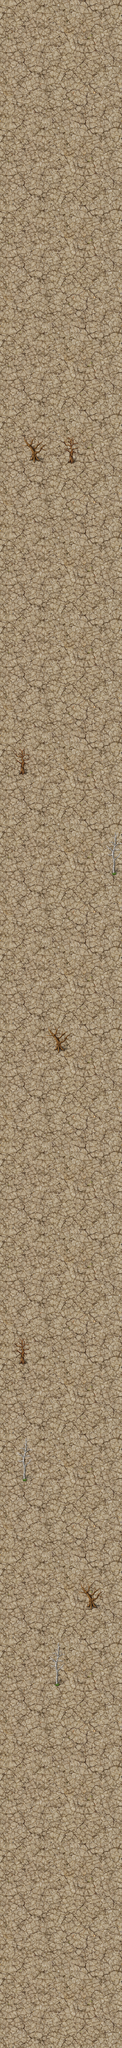

Tiled map render using the project's own tile images. Description and the map definition, with tile-layer contents summarised, below:
An orthogonal 15x250 tile map with 32x32 px tiles, 2 tile layers (floor, graphics) and 74 objects (left, right).

<map version="1.0" tiledversion="1.0.3" orientation="orthogonal" renderorder="right-down" width="15" height="250" tilewidth="32" tileheight="32" nextobjectid="665">
 <tileset firstgid="1" source="background.tsx" />
 <layer name="floor" width="15" height="250">
  <data>[3750 cells, 3750 non-empty, 375 distinct tile ids]</data>
 </layer>
 <layer name="graphics" width="15" height="250">
  <data>[3750 cells, 129 non-empty, 44 distinct tile ids]</data>
 </layer>
 <objectgroup name="borders">
  <object id="5" name="left" x="0" y="0" width="1" height="8000" />
  <object id="11" name="right" x="479" y="0" width="1" height="8000" />
 </objectgroup>
 <objectgroup name="obstacles">
  <object id="84" x="257" y="1708" width="37" height="98" />
  <object id="86" x="117" y="1704" width="42" height="95" />
  <object id="87" x="72" y="2928" width="29" height="91" />
  <object id="88" x="438" y="3261" width="23" height="154" />
  <object id="90" x="221" y="4029" width="33" height="75" />
  <object id="91" x="73" y="5234" width="24" height="93" />
  <object id="92" x="92" y="5629" width="16" height="154" />
  <object id="93" x="339" y="6199" width="37" height="76" />
  <object id="94" x="215" y="6425" width="23" height="156" />
 </objectgroup>
 <objectgroup name="powerBox">
  <object id="265" x="177" y="7358" width="32" height="32">
   <properties>
    <property name="powerTwo" value="" />
    <property name="strength" type="int" value="2" />
   </properties>
  </object>
  <object id="270" x="95" y="7358" width="31" height="29">
   <properties>
    <property name="powerOne" value="" />
   </properties>
  </object>
  <object id="328" x="262" y="7359" width="32" height="32">
   <properties>
    <property name="powerThree" value="" />
   </properties>
  </object>
  <object id="331" x="342" y="7360" width="32" height="32">
   <properties>
    <property name="powerFour" value="" />
    <property name="strength" type="int" value="5" />
   </properties>
  </object>
  <object id="340" x="348.5" y="6012" width="32" height="32">
   <properties>
    <property name="powerFour" value="" />
   </properties>
  </object>
  <object id="341" x="101.5" y="6010" width="31" height="29">
   <properties>
    <property name="powerOne" value="" />
   </properties>
  </object>
  <object id="342" x="268.5" y="6011" width="32" height="32">
   <properties>
    <property name="powerThree" value="" />
   </properties>
  </object>
  <object id="343" x="183.5" y="6010" width="32" height="32">
   <properties>
    <property name="powerTwo" value="" />
    <property name="strength" type="int" value="3" />
   </properties>
  </object>
  <object id="344" x="339.5" y="4819" width="32" height="32">
   <properties>
    <property name="powerFour" value="" />
    <property name="strength" type="int" value="10" />
   </properties>
  </object>
  <object id="345" x="92.5" y="4817" width="31" height="29">
   <properties>
    <property name="powerOne" value="" />
   </properties>
  </object>
  <object id="346" x="259.5" y="4818" width="32" height="32">
   <properties>
    <property name="powerThree" value="" />
   </properties>
  </object>
  <object id="347" x="174.5" y="4817" width="32" height="32">
   <properties>
    <property name="powerTwo" value="" />
    <property name="strength" type="int" value="2" />
   </properties>
  </object>
  <object id="348" x="350.5" y="3746" width="32" height="32">
   <properties>
    <property name="powerFour" value="" />
   </properties>
  </object>
  <object id="349" x="103.5" y="3744" width="31" height="29">
   <properties>
    <property name="powerOne" value="" />
    <property name="strength" type="int" value="3" />
   </properties>
  </object>
  <object id="350" x="270.5" y="3745" width="32" height="32">
   <properties>
    <property name="powerThree" value="" />
   </properties>
  </object>
  <object id="351" x="185.5" y="3744" width="32" height="32">
   <properties>
    <property name="powerTwo" value="" />
   </properties>
  </object>
  <object id="352" x="350.5" y="2687" width="32" height="32">
   <properties>
    <property name="powerFour" value="" />
   </properties>
  </object>
  <object id="353" x="103.5" y="2685" width="31" height="29">
   <properties>
    <property name="powerOne" value="" />
   </properties>
  </object>
  <object id="354" x="270.5" y="2686" width="32" height="32">
   <properties>
    <property name="powerThree" value="" />
    <property name="strength" type="int" value="4" />
   </properties>
  </object>
  <object id="355" x="185.5" y="2685" width="32" height="32">
   <properties>
    <property name="powerTwo" value="" />
   </properties>
  </object>
  <object id="356" x="353.5" y="1487" width="32" height="32">
   <properties>
    <property name="powerFour" value="" />
    <property name="strength" type="int" value="4" />
   </properties>
  </object>
  <object id="357" x="106.5" y="1485" width="31" height="29">
   <properties>
    <property name="powerOne" value="" />
    <property name="strength" type="int" value="3" />
   </properties>
  </object>
  <object id="358" x="273.5" y="1486" width="32" height="32">
   <properties>
    <property name="powerThree" value="" />
    <property name="strength" type="int" value="1" />
   </properties>
  </object>
  <object id="359" x="188.5" y="1485" width="32" height="32">
   <properties>
    <property name="powerTwo" value="" />
    <property name="strength" type="int" value="2" />
   </properties>
  </object>
  <object id="360" x="363.5" y="268" width="32" height="32">
   <properties>
    <property name="powerFour" value="" />
    <property name="strength" type="int" value="2" />
   </properties>
  </object>
  <object id="361" x="116.5" y="266" width="31" height="29">
   <properties>
    <property name="powerOne" value="" />
   </properties>
  </object>
  <object id="362" x="283.5" y="267" width="32" height="32">
   <properties>
    <property name="powerThree" value="" />
    <property name="strength" type="int" value="2" />
   </properties>
  </object>
  <object id="363" x="198.5" y="266" width="32" height="32">
   <properties>
    <property name="powerTwo" value="" />
    <property name="strength" type="int" value="2" />
   </properties>
  </object>
  <object id="660" x="212" y="7483" width="32" height="32">
   <properties>
    <property name="colOne" value="" />
   </properties>
  </object>
  <object id="661" x="288" y="6656" width="32" height="32">
   <properties>
    <property name="colOne" value="" />
   </properties>
  </object>
  <object id="662" x="159" y="6146" width="32" height="32">
   <properties>
    <property name="colOne" value="" />
   </properties>
  </object>
  <object id="663" x="206" y="5729" width="32" height="32">
   <properties>
    <property name="colOne" value="" />
   </properties>
  </object>
  <object id="664" x="233" y="5582" width="32" height="32">
   <properties>
    <property name="colOne" value="" />
   </properties>
  </object>
 </objectgroup>
 <objectgroup name="enemyOne" />
 <objectgroup name="enemyTwo">
  <object id="396" x="441" y="4192" width="32" height="32" />
  <object id="397" x="441" y="4224" width="32" height="32" />
  <object id="398" x="441" y="4256" width="32" height="32" />
  <object id="411" x="8" y="3335" width="32" height="32" />
  <object id="413" x="8" y="3303" width="32" height="32" />
  <object id="414" x="8" y="3367" width="32" height="32" />
  <object id="456" x="291" y="6538" width="32" height="32" />
  <object id="458" x="291" y="6506" width="32" height="32" />
  <object id="459" x="291" y="6570" width="32" height="32" />
  <object id="466" x="7" y="5814" width="32" height="32" />
  <object id="468" x="7" y="5782" width="32" height="32" />
  <object id="469" x="7" y="5846" width="32" height="32" />
  <object id="476" x="442" y="5818" width="32" height="32" />
  </objectgroup>
 <objectgroup name="enemyThree" />
</map>
<!-- 17 of 74 objects omitted -->
